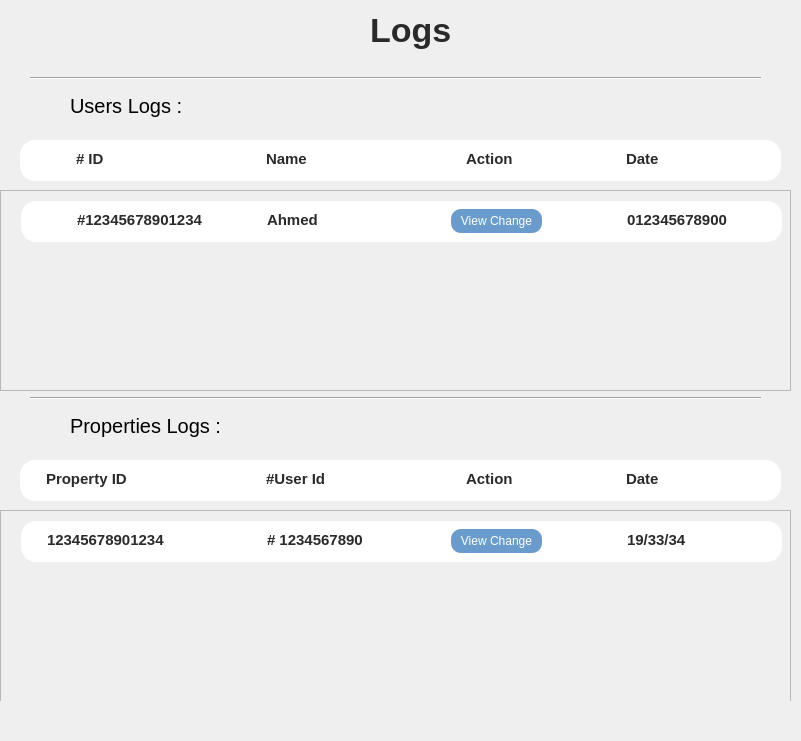
<?xml version="1.0" encoding="UTF-8"?>
<ui version="4.0">
 <class>LogsDashboardClass</class>
 <widget class="QWidget" name="LogsDashboardClass">
  <property name="geometry">
   <rect>
    <x>0</x>
    <y>0</y>
    <width>801</width>
    <height>741</height>
   </rect>
  </property>
  <property name="windowTitle">
   <string>LogsDashboard</string>
  </property>
  <widget class="QStackedWidget" name="stackedWidget_2">
   <property name="geometry">
    <rect>
     <x>0</x>
     <y>0</y>
     <width>791</width>
     <height>701</height>
    </rect>
   </property>
   <property name="styleSheet">
    <string notr="true">QLabel{
font-size:20px;
}
</string>
   </property>
   <property name="currentIndex">
    <number>0</number>
   </property>
   <widget class="QWidget" name="page_4">
    <widget class="QLabel" name="label_141">
     <property name="geometry">
      <rect>
       <x>370</x>
       <y>0</y>
       <width>81</width>
       <height>61</height>
      </rect>
     </property>
     <property name="styleSheet">
      <string notr="true">QLabel
{
font-size:34px;
font-weight:bold;
color:#2B2A2A;
}</string>
     </property>
     <property name="text">
      <string>Logs</string>
     </property>
    </widget>
    <widget class="QLabel" name="label_142">
     <property name="geometry">
      <rect>
       <x>300</x>
       <y>10</y>
       <width>61</width>
       <height>51</height>
      </rect>
     </property>
     <property name="styleSheet">
      <string notr="true">QLabel
{
font-size:34px;
font-weight:bold;
color:#2B2A2A;
}</string>
     </property>
     <property name="text">
      <string/>
     </property>
     <property name="pixmap">
      <pixmap resource="Resource.qrc">:/Assets/data-collection.png</pixmap>
     </property>
     <property name="scaledContents">
      <bool>true</bool>
     </property>
    </widget>
    <widget class="Line" name="line_15">
     <property name="geometry">
      <rect>
       <x>30</x>
       <y>70</y>
       <width>731</width>
       <height>16</height>
      </rect>
     </property>
     <property name="orientation">
      <enum>Qt::Orientation::Horizontal</enum>
     </property>
    </widget>
    <widget class="QScrollArea" name="scrollArea_7">
     <property name="geometry">
      <rect>
       <x>0</x>
       <y>190</y>
       <width>791</width>
       <height>201</height>
      </rect>
     </property>
     <property name="widgetResizable">
      <bool>true</bool>
     </property>
     <widget class="QWidget" name="scrollAreaWidgetContents_7">
      <property name="geometry">
       <rect>
        <x>0</x>
        <y>0</y>
        <width>789</width>
        <height>199</height>
       </rect>
      </property>
      <widget class="QFrame" name="frame_18">
       <property name="geometry">
        <rect>
         <x>20</x>
         <y>10</y>
         <width>761</width>
         <height>41</height>
        </rect>
       </property>
       <property name="styleSheet">
        <string notr="true">QFrame{
  border-radius: 15px;
  border: 2px solid white ;
background-color:white;

}
QLabel
{
font-size:15px;
font-weight:bold;
color:#2B2A2A;
}
QPushButton{
  border-radius: 10px;
  background: #FF7F7F;
color:white;



}

QPushButton:hover{
background: #CCD0CD;
color:Black;
}

</string>
       </property>
       <property name="frameShape">
        <enum>QFrame::Shape::StyledPanel</enum>
       </property>
       <property name="frameShadow">
        <enum>QFrame::Shadow::Raised</enum>
       </property>
       <widget class="QLabel" name="label_143">
        <property name="geometry">
         <rect>
          <x>50</x>
          <y>3</y>
          <width>141</width>
          <height>31</height>
         </rect>
        </property>
        <property name="text">
         <string>#12345678901234</string>
        </property>
       </widget>
       <widget class="QLabel" name="label_144">
        <property name="geometry">
         <rect>
          <x>240</x>
          <y>3</y>
          <width>141</width>
          <height>31</height>
         </rect>
        </property>
        <property name="text">
         <string>Ahmed</string>
        </property>
       </widget>
       <widget class="QLabel" name="label_145">
        <property name="geometry">
         <rect>
          <x>600</x>
          <y>3</y>
          <width>131</width>
          <height>31</height>
         </rect>
        </property>
        <property name="text">
         <string>012345678900</string>
        </property>
       </widget>
       <widget class="QLabel" name="label_146">
        <property name="geometry">
         <rect>
          <x>7</x>
          <y>5</y>
          <width>31</width>
          <height>31</height>
         </rect>
        </property>
        <property name="text">
         <string/>
        </property>
        <property name="pixmap">
         <pixmap>Assets/profile.png</pixmap>
        </property>
        <property name="scaledContents">
         <bool>true</bool>
        </property>
       </widget>
       <widget class="QPushButton" name="pushButton_9">
        <property name="geometry">
         <rect>
          <x>430</x>
          <y>8</y>
          <width>91</width>
          <height>24</height>
         </rect>
        </property>
        <property name="styleSheet">
         <string notr="true">QPushButton{
  border-radius: 10px;
  background: #699CCC;
color:white;



}

QPushButton:hover{
background: #CCD0CD;
color:black;

}

</string>
        </property>
        <property name="text">
         <string>View Change</string>
        </property>
       </widget>
      </widget>
     </widget>
    </widget>
    <widget class="QLabel" name="label_147">
     <property name="geometry">
      <rect>
       <x>70</x>
       <y>90</y>
       <width>211</width>
       <height>31</height>
      </rect>
     </property>
     <property name="text">
      <string>Users Logs :</string>
     </property>
    </widget>
    <widget class="QFrame" name="frame_19">
     <property name="geometry">
      <rect>
       <x>20</x>
       <y>140</y>
       <width>761</width>
       <height>41</height>
      </rect>
     </property>
     <property name="styleSheet">
      <string notr="true">QFrame{
  border-radius: 15px;
  border: 2px solid white ;
background-color:white;

}
QLabel
{
font-size:15px;
font-weight:bold;
color:#2B2A2A;
}
QPushButton{
  border-radius: 10px;
  background: #FF7F7F;
color:white;



}

QPushButton:hover{
background: #CCD0CD;
color:Black;
}

</string>
     </property>
     <property name="frameShape">
      <enum>QFrame::Shape::StyledPanel</enum>
     </property>
     <property name="frameShadow">
      <enum>QFrame::Shadow::Raised</enum>
     </property>
     <widget class="QLabel" name="label_148">
      <property name="geometry">
       <rect>
        <x>50</x>
        <y>3</y>
        <width>141</width>
        <height>31</height>
       </rect>
      </property>
      <property name="text">
       <string># ID</string>
      </property>
     </widget>
     <widget class="QLabel" name="label_149">
      <property name="geometry">
       <rect>
        <x>240</x>
        <y>3</y>
        <width>141</width>
        <height>31</height>
       </rect>
      </property>
      <property name="text">
       <string>Name</string>
      </property>
     </widget>
     <widget class="QLabel" name="label_150">
      <property name="geometry">
       <rect>
        <x>440</x>
        <y>3</y>
        <width>141</width>
        <height>31</height>
       </rect>
      </property>
      <property name="text">
       <string>Action</string>
      </property>
     </widget>
     <widget class="QLabel" name="label_151">
      <property name="geometry">
       <rect>
        <x>600</x>
        <y>3</y>
        <width>131</width>
        <height>31</height>
       </rect>
      </property>
      <property name="text">
       <string>Date</string>
      </property>
     </widget>
    </widget>
    <widget class="QScrollArea" name="scrollArea_8">
     <property name="geometry">
      <rect>
       <x>0</x>
       <y>510</y>
       <width>791</width>
       <height>201</height>
      </rect>
     </property>
     <property name="widgetResizable">
      <bool>true</bool>
     </property>
     <widget class="QWidget" name="scrollAreaWidgetContents_8">
      <property name="geometry">
       <rect>
        <x>0</x>
        <y>0</y>
        <width>789</width>
        <height>199</height>
       </rect>
      </property>
      <widget class="QFrame" name="frame_20">
       <property name="geometry">
        <rect>
         <x>20</x>
         <y>10</y>
         <width>761</width>
         <height>41</height>
        </rect>
       </property>
       <property name="styleSheet">
        <string notr="true">QFrame{
  border-radius: 15px;
  border: 2px solid white ;
background-color:white;

}
QLabel
{
font-size:15px;
font-weight:bold;
color:#2B2A2A;
}
QPushButton{
  border-radius: 10px;
  background: #FF7F7F;
color:white;



}

QPushButton:hover{
background: #CCD0CD;
color:Black;
}

</string>
       </property>
       <property name="frameShape">
        <enum>QFrame::Shape::StyledPanel</enum>
       </property>
       <property name="frameShadow">
        <enum>QFrame::Shadow::Raised</enum>
       </property>
       <widget class="QLabel" name="label_152">
        <property name="geometry">
         <rect>
          <x>20</x>
          <y>3</y>
          <width>141</width>
          <height>31</height>
         </rect>
        </property>
        <property name="text">
         <string>12345678901234</string>
        </property>
       </widget>
       <widget class="QLabel" name="label_153">
        <property name="geometry">
         <rect>
          <x>240</x>
          <y>3</y>
          <width>161</width>
          <height>31</height>
         </rect>
        </property>
        <property name="text">
         <string># 1234567890</string>
        </property>
       </widget>
       <widget class="QLabel" name="label_154">
        <property name="geometry">
         <rect>
          <x>600</x>
          <y>3</y>
          <width>131</width>
          <height>31</height>
         </rect>
        </property>
        <property name="text">
         <string>19/33/34</string>
        </property>
       </widget>
       <widget class="QPushButton" name="pushButton_10">
        <property name="geometry">
         <rect>
          <x>430</x>
          <y>8</y>
          <width>91</width>
          <height>24</height>
         </rect>
        </property>
        <property name="styleSheet">
         <string notr="true">QPushButton{
  border-radius: 10px;
  background: #699CCC;
color:white;



}

QPushButton:hover{
background: #CCD0CD;
color:black;

}

</string>
        </property>
        <property name="text">
         <string>View Change</string>
        </property>
       </widget>
      </widget>
     </widget>
    </widget>
    <widget class="Line" name="line_16">
     <property name="geometry">
      <rect>
       <x>30</x>
       <y>390</y>
       <width>731</width>
       <height>16</height>
      </rect>
     </property>
     <property name="orientation">
      <enum>Qt::Orientation::Horizontal</enum>
     </property>
    </widget>
    <widget class="QLabel" name="label_155">
     <property name="geometry">
      <rect>
       <x>70</x>
       <y>410</y>
       <width>211</width>
       <height>31</height>
      </rect>
     </property>
     <property name="text">
      <string>Properties Logs :</string>
     </property>
    </widget>
    <widget class="QFrame" name="frame_21">
     <property name="geometry">
      <rect>
       <x>20</x>
       <y>460</y>
       <width>761</width>
       <height>41</height>
      </rect>
     </property>
     <property name="styleSheet">
      <string notr="true">QFrame{
  border-radius: 15px;
  border: 2px solid white ;
background-color:white;

}
QLabel
{
font-size:15px;
font-weight:bold;
color:#2B2A2A;
}
QPushButton{
  border-radius: 10px;
  background: #FF7F7F;
color:white;



}

QPushButton:hover{
background: #CCD0CD;
color:Black;
}

</string>
     </property>
     <property name="frameShape">
      <enum>QFrame::Shape::StyledPanel</enum>
     </property>
     <property name="frameShadow">
      <enum>QFrame::Shadow::Raised</enum>
     </property>
     <widget class="QLabel" name="label_156">
      <property name="geometry">
       <rect>
        <x>20</x>
        <y>3</y>
        <width>141</width>
        <height>31</height>
       </rect>
      </property>
      <property name="text">
       <string>Property ID</string>
      </property>
     </widget>
     <widget class="QLabel" name="label_157">
      <property name="geometry">
       <rect>
        <x>240</x>
        <y>3</y>
        <width>141</width>
        <height>31</height>
       </rect>
      </property>
      <property name="text">
       <string>#User Id</string>
      </property>
     </widget>
     <widget class="QLabel" name="label_158">
      <property name="geometry">
       <rect>
        <x>440</x>
        <y>3</y>
        <width>141</width>
        <height>31</height>
       </rect>
      </property>
      <property name="text">
       <string>Action</string>
      </property>
     </widget>
     <widget class="QLabel" name="label_159">
      <property name="geometry">
       <rect>
        <x>600</x>
        <y>3</y>
        <width>131</width>
        <height>31</height>
       </rect>
      </property>
      <property name="text">
       <string>Date</string>
      </property>
     </widget>
    </widget>
   </widget>
   <widget class="QWidget" name="page_5">
    <widget class="QLabel" name="label_160">
     <property name="geometry">
      <rect>
       <x>310</x>
       <y>0</y>
       <width>231</width>
       <height>61</height>
      </rect>
     </property>
     <property name="styleSheet">
      <string notr="true">QLabel
{
font-size:34px;
font-weight:bold;
color:#2B2A2A;
}</string>
     </property>
     <property name="text">
      <string>User Changes</string>
     </property>
    </widget>
    <widget class="QPushButton" name="pushButton_11">
     <property name="geometry">
      <rect>
       <x>20</x>
       <y>10</y>
       <width>41</width>
       <height>41</height>
      </rect>
     </property>
     <property name="styleSheet">
      <string notr="true">QPushButton{
  border-radius: 5px;





}

QPushButton:hover{
background: #CCD0CD;

}

</string>
     </property>
     <property name="text">
      <string/>
     </property>
     <property name="icon">
      <iconset>
       <selectedoff>:/Assets/back.png</selectedoff>
      </iconset>
     </property>
     <property name="iconSize">
      <size>
       <width>33</width>
       <height>31</height>
      </size>
     </property>
    </widget>
    <widget class="Line" name="line_17">
     <property name="geometry">
      <rect>
       <x>40</x>
       <y>70</y>
       <width>731</width>
       <height>16</height>
      </rect>
     </property>
     <property name="orientation">
      <enum>Qt::Orientation::Horizontal</enum>
     </property>
    </widget>
    <widget class="QFrame" name="frame_22">
     <property name="geometry">
      <rect>
       <x>30</x>
       <y>210</y>
       <width>301</width>
       <height>341</height>
      </rect>
     </property>
     <property name="styleSheet">
      <string notr="true">QFrame{
background-color:white;
 width: 200px;
        height: 200px;
        border: 2px solid white;
        border-radius: 50%;
}</string>
     </property>
     <property name="frameShape">
      <enum>QFrame::Shape::StyledPanel</enum>
     </property>
     <property name="frameShadow">
      <enum>QFrame::Shadow::Raised</enum>
     </property>
     <widget class="QLabel" name="all_labels_7">
      <property name="geometry">
       <rect>
        <x>10</x>
        <y>90</y>
        <width>251</width>
        <height>41</height>
       </rect>
      </property>
      <property name="styleSheet">
       <string notr="true"/>
      </property>
      <property name="text">
       <string>First Name :</string>
      </property>
     </widget>
     <widget class="QLabel" name="all_labels_8">
      <property name="geometry">
       <rect>
        <x>10</x>
        <y>210</y>
        <width>281</width>
        <height>41</height>
       </rect>
      </property>
      <property name="styleSheet">
       <string notr="true">#all_labels{
font-size:18px;
}</string>
      </property>
      <property name="text">
       <string>Phone Number : 12345678900</string>
      </property>
     </widget>
     <widget class="QLabel" name="all_labels_25">
      <property name="geometry">
       <rect>
        <x>10</x>
        <y>150</y>
        <width>271</width>
        <height>41</height>
       </rect>
      </property>
      <property name="styleSheet">
       <string notr="true"/>
      </property>
      <property name="text">
       <string>Second Name :</string>
      </property>
     </widget>
     <widget class="QLabel" name="all_labels_9">
      <property name="geometry">
       <rect>
        <x>10</x>
        <y>30</y>
        <width>251</width>
        <height>41</height>
       </rect>
      </property>
      <property name="styleSheet">
       <string notr="true"/>
      </property>
      <property name="text">
       <string>User ID :</string>
      </property>
     </widget>
     <widget class="QLabel" name="all_labels_26">
      <property name="geometry">
       <rect>
        <x>10</x>
        <y>270</y>
        <width>271</width>
        <height>41</height>
       </rect>
      </property>
      <property name="styleSheet">
       <string notr="true"/>
      </property>
      <property name="text">
       <string>Password State :</string>
      </property>
     </widget>
    </widget>
    <widget class="QLabel" name="label_161">
     <property name="geometry">
      <rect>
       <x>360</x>
       <y>340</y>
       <width>71</width>
       <height>71</height>
      </rect>
     </property>
     <property name="text">
      <string/>
     </property>
     <property name="pixmap">
      <pixmap resource="Resource.qrc">:/Assets/fast-forward.png</pixmap>
     </property>
     <property name="scaledContents">
      <bool>true</bool>
     </property>
    </widget>
    <widget class="QFrame" name="frame_23">
     <property name="geometry">
      <rect>
       <x>450</x>
       <y>210</y>
       <width>301</width>
       <height>341</height>
      </rect>
     </property>
     <property name="styleSheet">
      <string notr="true">QFrame{
background-color:white;
 width: 200px;
        height: 200px;
        border: 2px solid white;
        border-radius: 50%;
}</string>
     </property>
     <property name="frameShape">
      <enum>QFrame::Shape::StyledPanel</enum>
     </property>
     <property name="frameShadow">
      <enum>QFrame::Shadow::Raised</enum>
     </property>
     <widget class="QLabel" name="all_labels_10">
      <property name="geometry">
       <rect>
        <x>10</x>
        <y>90</y>
        <width>251</width>
        <height>41</height>
       </rect>
      </property>
      <property name="styleSheet">
       <string notr="true"/>
      </property>
      <property name="text">
       <string>First Name :</string>
      </property>
     </widget>
     <widget class="QLabel" name="all_labels_11">
      <property name="geometry">
       <rect>
        <x>10</x>
        <y>210</y>
        <width>281</width>
        <height>41</height>
       </rect>
      </property>
      <property name="styleSheet">
       <string notr="true">#all_labels{
font-size:18px;
}</string>
      </property>
      <property name="text">
       <string>Phone Number : 12345678900</string>
      </property>
     </widget>
     <widget class="QLabel" name="all_labels_27">
      <property name="geometry">
       <rect>
        <x>10</x>
        <y>150</y>
        <width>271</width>
        <height>41</height>
       </rect>
      </property>
      <property name="styleSheet">
       <string notr="true"/>
      </property>
      <property name="text">
       <string>Second Name :</string>
      </property>
     </widget>
     <widget class="QLabel" name="all_labels_12">
      <property name="geometry">
       <rect>
        <x>10</x>
        <y>30</y>
        <width>251</width>
        <height>41</height>
       </rect>
      </property>
      <property name="styleSheet">
       <string notr="true"/>
      </property>
      <property name="text">
       <string>User ID :</string>
      </property>
     </widget>
     <widget class="QLabel" name="all_labels_28">
      <property name="geometry">
       <rect>
        <x>10</x>
        <y>270</y>
        <width>271</width>
        <height>41</height>
       </rect>
      </property>
      <property name="styleSheet">
       <string notr="true"/>
      </property>
      <property name="text">
       <string>Password State :</string>
      </property>
     </widget>
    </widget>
   </widget>
   <widget class="QWidget" name="page_6">
    <widget class="QPushButton" name="pushButton_12">
     <property name="geometry">
      <rect>
       <x>20</x>
       <y>10</y>
       <width>41</width>
       <height>41</height>
      </rect>
     </property>
     <property name="styleSheet">
      <string notr="true">QPushButton{
  border-radius: 5px;





}

QPushButton:hover{
background: #CCD0CD;

}

</string>
     </property>
     <property name="text">
      <string/>
     </property>
     <property name="icon">
      <iconset>
       <selectedoff>:/Assets/back.png</selectedoff>
      </iconset>
     </property>
     <property name="iconSize">
      <size>
       <width>33</width>
       <height>31</height>
      </size>
     </property>
    </widget>
    <widget class="QLabel" name="label_162">
     <property name="geometry">
      <rect>
       <x>250</x>
       <y>0</y>
       <width>341</width>
       <height>61</height>
      </rect>
     </property>
     <property name="styleSheet">
      <string notr="true">QLabel
{
font-size:34px;
font-weight:bold;
color:#2B2A2A;
}</string>
     </property>
     <property name="text">
      <string>Properties Changes</string>
     </property>
    </widget>
    <widget class="Line" name="line_18">
     <property name="geometry">
      <rect>
       <x>40</x>
       <y>70</y>
       <width>731</width>
       <height>16</height>
      </rect>
     </property>
     <property name="orientation">
      <enum>Qt::Orientation::Horizontal</enum>
     </property>
    </widget>
    <widget class="QFrame" name="frame_24">
     <property name="geometry">
      <rect>
       <x>20</x>
       <y>90</y>
       <width>751</width>
       <height>291</height>
      </rect>
     </property>
     <property name="styleSheet">
      <string notr="true">QFrame{
  border-radius: 25px;
  border: 2px solid white ;
background-color:white;

}
QPushButton{
  border-radius: 10px;
  background: #699CCC;
color:white;



}
QPushButton:hover{
background: #CCD0CD;
color:Black;
}

#pushButton_2{
background: #FF7F7F;
}
#pushButton_2:hover{
background: #CCD0CD;
color:Black;
}
QLabel{
font-size:15px;
}</string>
     </property>
     <property name="frameShape">
      <enum>QFrame::Shape::StyledPanel</enum>
     </property>
     <property name="frameShadow">
      <enum>QFrame::Shadow::Raised</enum>
     </property>
     <widget class="QLabel" name="label_163">
      <property name="geometry">
       <rect>
        <x>20</x>
        <y>40</y>
        <width>151</width>
        <height>151</height>
       </rect>
      </property>
      <property name="styleSheet">
       <string notr="true">#label_2{color:black;}</string>
      </property>
      <property name="text">
       <string/>
      </property>
      <property name="pixmap">
       <pixmap resource="Resource.qrc">:/Assets/home128.png</pixmap>
      </property>
      <property name="scaledContents">
       <bool>true</bool>
      </property>
     </widget>
     <widget class="QLabel" name="label_164">
      <property name="geometry">
       <rect>
        <x>180</x>
        <y>60</y>
        <width>211</width>
        <height>21</height>
       </rect>
      </property>
      <property name="text">
       <string>Location :</string>
      </property>
     </widget>
     <widget class="QLabel" name="label_165">
      <property name="geometry">
       <rect>
        <x>180</x>
        <y>100</y>
        <width>201</width>
        <height>20</height>
       </rect>
      </property>
      <property name="text">
       <string>Space :</string>
      </property>
     </widget>
     <widget class="QLabel" name="label_166">
      <property name="geometry">
       <rect>
        <x>180</x>
        <y>140</y>
        <width>211</width>
        <height>21</height>
       </rect>
      </property>
      <property name="text">
       <string>Bedrooms :</string>
      </property>
     </widget>
     <widget class="QLabel" name="label_167">
      <property name="geometry">
       <rect>
        <x>400</x>
        <y>60</y>
        <width>231</width>
        <height>21</height>
       </rect>
      </property>
      <property name="text">
       <string>Price : </string>
      </property>
     </widget>
     <widget class="QLabel" name="label_168">
      <property name="geometry">
       <rect>
        <x>400</x>
        <y>100</y>
        <width>211</width>
        <height>21</height>
       </rect>
      </property>
      <property name="text">
       <string>Type :</string>
      </property>
     </widget>
     <widget class="QLabel" name="label_169">
      <property name="geometry">
       <rect>
        <x>400</x>
        <y>140</y>
        <width>331</width>
        <height>21</height>
       </rect>
      </property>
      <property name="text">
       <string>Building Number: </string>
      </property>
     </widget>
     <widget class="QLabel" name="label_170">
      <property name="geometry">
       <rect>
        <x>180</x>
        <y>180</y>
        <width>221</width>
        <height>21</height>
       </rect>
      </property>
      <property name="text">
       <string>User ID :</string>
      </property>
     </widget>
     <widget class="QLabel" name="label_171">
      <property name="geometry">
       <rect>
        <x>400</x>
        <y>180</y>
        <width>211</width>
        <height>21</height>
       </rect>
      </property>
      <property name="text">
       <string>User Name :</string>
      </property>
     </widget>
     <widget class="QLabel" name="label_172">
      <property name="geometry">
       <rect>
        <x>180</x>
        <y>20</y>
        <width>211</width>
        <height>21</height>
       </rect>
      </property>
      <property name="text">
       <string>Property ID : </string>
      </property>
     </widget>
     <widget class="QLabel" name="label_173">
      <property name="geometry">
       <rect>
        <x>400</x>
        <y>20</y>
        <width>231</width>
        <height>21</height>
       </rect>
      </property>
      <property name="text">
       <string>Apartmant number :</string>
      </property>
     </widget>
     <widget class="QTextEdit" name="textEdit_3">
      <property name="geometry">
       <rect>
        <x>106</x>
        <y>208</y>
        <width>621</width>
        <height>81</height>
       </rect>
      </property>
      <property name="readOnly">
       <bool>true</bool>
      </property>
      <property name="html">
       <string>&lt;!DOCTYPE HTML PUBLIC &quot;-//W3C//DTD HTML 4.0//EN&quot; &quot;http://www.w3.org/TR/REC-html40/strict.dtd&quot;&gt;
&lt;html&gt;&lt;head&gt;&lt;meta name=&quot;qrichtext&quot; content=&quot;1&quot; /&gt;&lt;meta charset=&quot;utf-8&quot; /&gt;&lt;style type=&quot;text/css&quot;&gt;
p, li { white-space: pre-wrap; }
hr { height: 1px; border-width: 0; }
li.unchecked::marker { content: &quot;\2610&quot;; }
li.checked::marker { content: &quot;\2612&quot;; }
&lt;/style&gt;&lt;/head&gt;&lt;body style=&quot; font-family:'Segoe UI'; font-size:9pt; font-weight:400; font-style:normal;&quot;&gt;
&lt;p style=&quot; margin-top:0px; margin-bottom:0px; margin-left:0px; margin-right:0px; -qt-block-indent:0; text-indent:0px;&quot;&gt;Life's a journey, not a destination. Embrace the adventure, cherish the moments, and live fully Life's a journey, not a destination. Embrace the adventure, cherish the moments, and live fully ffffffff Life's a journey, not a destination. Embrace the adventure, cherish the moments, and live fully Life's a journey, not a destination. Embrace the adventure, cherish the moments, and live fully ffffffff&lt;/p&gt;&lt;/body&gt;&lt;/html&gt;</string>
      </property>
     </widget>
     <widget class="QLabel" name="label_174">
      <property name="geometry">
       <rect>
        <x>20</x>
        <y>210</y>
        <width>91</width>
        <height>21</height>
       </rect>
      </property>
      <property name="text">
       <string>Description :</string>
      </property>
     </widget>
    </widget>
    <widget class="QLabel" name="label_175">
     <property name="geometry">
      <rect>
       <x>380</x>
       <y>385</y>
       <width>31</width>
       <height>21</height>
      </rect>
     </property>
     <property name="text">
      <string/>
     </property>
     <property name="pixmap">
      <pixmap resource="Resource.qrc">:/Assets/double down arrow.png</pixmap>
     </property>
     <property name="scaledContents">
      <bool>true</bool>
     </property>
    </widget>
    <widget class="QFrame" name="frame_25">
     <property name="geometry">
      <rect>
       <x>20</x>
       <y>410</y>
       <width>751</width>
       <height>291</height>
      </rect>
     </property>
     <property name="styleSheet">
      <string notr="true">QFrame{
  border-radius: 25px;
  border: 2px solid white ;
background-color:white;

}
QPushButton{
  border-radius: 10px;
  background: #699CCC;
color:white;



}
QPushButton:hover{
background: #CCD0CD;
color:Black;
}

#pushButton_2{
background: #FF7F7F;
}
#pushButton_2:hover{
background: #CCD0CD;
color:Black;
}
QLabel{
font-size:15px;
}</string>
     </property>
     <property name="frameShape">
      <enum>QFrame::Shape::StyledPanel</enum>
     </property>
     <property name="frameShadow">
      <enum>QFrame::Shadow::Raised</enum>
     </property>
     <widget class="QLabel" name="label_176">
      <property name="geometry">
       <rect>
        <x>20</x>
        <y>40</y>
        <width>151</width>
        <height>151</height>
       </rect>
      </property>
      <property name="styleSheet">
       <string notr="true">#label_2{color:black;}</string>
      </property>
      <property name="text">
       <string/>
      </property>
      <property name="pixmap">
       <pixmap resource="Resource.qrc">:/Assets/home128.png</pixmap>
      </property>
      <property name="scaledContents">
       <bool>true</bool>
      </property>
     </widget>
     <widget class="QLabel" name="label_177">
      <property name="geometry">
       <rect>
        <x>180</x>
        <y>60</y>
        <width>211</width>
        <height>21</height>
       </rect>
      </property>
      <property name="text">
       <string>Location :</string>
      </property>
     </widget>
     <widget class="QLabel" name="label_178">
      <property name="geometry">
       <rect>
        <x>180</x>
        <y>100</y>
        <width>201</width>
        <height>20</height>
       </rect>
      </property>
      <property name="text">
       <string>Space :</string>
      </property>
     </widget>
     <widget class="QLabel" name="label_179">
      <property name="geometry">
       <rect>
        <x>180</x>
        <y>140</y>
        <width>211</width>
        <height>21</height>
       </rect>
      </property>
      <property name="text">
       <string>Bedrooms :</string>
      </property>
     </widget>
     <widget class="QLabel" name="label_180">
      <property name="geometry">
       <rect>
        <x>400</x>
        <y>60</y>
        <width>231</width>
        <height>21</height>
       </rect>
      </property>
      <property name="text">
       <string>Price : </string>
      </property>
     </widget>
     <widget class="QLabel" name="label_181">
      <property name="geometry">
       <rect>
        <x>400</x>
        <y>100</y>
        <width>211</width>
        <height>21</height>
       </rect>
      </property>
      <property name="text">
       <string>Type :</string>
      </property>
     </widget>
     <widget class="QLabel" name="label_182">
      <property name="geometry">
       <rect>
        <x>400</x>
        <y>140</y>
        <width>331</width>
        <height>21</height>
       </rect>
      </property>
      <property name="text">
       <string>Building Number: </string>
      </property>
     </widget>
     <widget class="QLabel" name="label_183">
      <property name="geometry">
       <rect>
        <x>180</x>
        <y>180</y>
        <width>221</width>
        <height>21</height>
       </rect>
      </property>
      <property name="text">
       <string>User ID :</string>
      </property>
     </widget>
     <widget class="QLabel" name="label_184">
      <property name="geometry">
       <rect>
        <x>400</x>
        <y>180</y>
        <width>211</width>
        <height>21</height>
       </rect>
      </property>
      <property name="text">
       <string>User Name :</string>
      </property>
     </widget>
     <widget class="QLabel" name="label_185">
      <property name="geometry">
       <rect>
        <x>180</x>
        <y>20</y>
        <width>211</width>
        <height>21</height>
       </rect>
      </property>
      <property name="text">
       <string>Property ID : </string>
      </property>
     </widget>
     <widget class="QLabel" name="label_186">
      <property name="geometry">
       <rect>
        <x>400</x>
        <y>20</y>
        <width>231</width>
        <height>21</height>
       </rect>
      </property>
      <property name="text">
       <string>Apartmant number :</string>
      </property>
     </widget>
     <widget class="QTextEdit" name="textEdit_4">
      <property name="geometry">
       <rect>
        <x>106</x>
        <y>208</y>
        <width>621</width>
        <height>81</height>
       </rect>
      </property>
      <property name="readOnly">
       <bool>true</bool>
      </property>
      <property name="html">
       <string>&lt;!DOCTYPE HTML PUBLIC &quot;-//W3C//DTD HTML 4.0//EN&quot; &quot;http://www.w3.org/TR/REC-html40/strict.dtd&quot;&gt;
&lt;html&gt;&lt;head&gt;&lt;meta name=&quot;qrichtext&quot; content=&quot;1&quot; /&gt;&lt;meta charset=&quot;utf-8&quot; /&gt;&lt;style type=&quot;text/css&quot;&gt;
p, li { white-space: pre-wrap; }
hr { height: 1px; border-width: 0; }
li.unchecked::marker { content: &quot;\2610&quot;; }
li.checked::marker { content: &quot;\2612&quot;; }
&lt;/style&gt;&lt;/head&gt;&lt;body style=&quot; font-family:'Segoe UI'; font-size:9pt; font-weight:400; font-style:normal;&quot;&gt;
&lt;p style=&quot; margin-top:0px; margin-bottom:0px; margin-left:0px; margin-right:0px; -qt-block-indent:0; text-indent:0px;&quot;&gt;Life's a journey, not a destination. Embrace the adventure, cherish the moments, and live fully Life's a journey, not a destination. Embrace the adventure, cherish the moments, and live fully ffffffff Life's a journey, not a destination. Embrace the adventure, cherish the moments, and live fully Life's a journey, not a destination. Embrace the adventure, cherish the moments, and live fully ffffffff&lt;/p&gt;&lt;/body&gt;&lt;/html&gt;</string>
      </property>
     </widget>
     <widget class="QLabel" name="label_187">
      <property name="geometry">
       <rect>
        <x>20</x>
        <y>210</y>
        <width>91</width>
        <height>21</height>
       </rect>
      </property>
      <property name="text">
       <string>Description :</string>
      </property>
     </widget>
    </widget>
   </widget>
  </widget>
 </widget>
 <layoutdefault spacing="6" margin="11"/>
 <resources>
  <include location="Resource.qrc"/>
 </resources>
 <connections/>
</ui>
